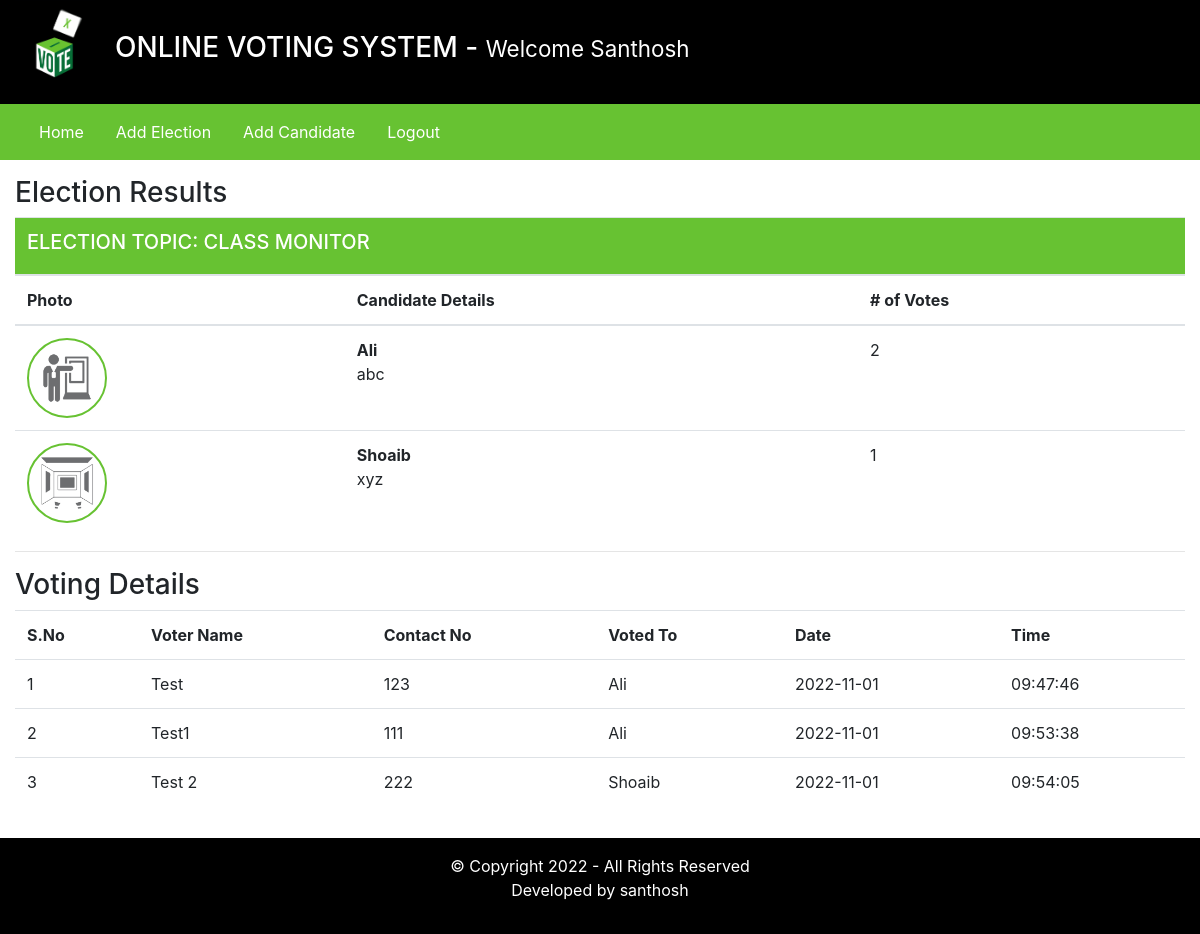
Page /admin/index.php?viewResult=2 (signed in) on the committed database.
### tables this page shows
CREATE TABLE `elections` (
  `id` int(11) NOT NULL,
  `election_topic` varchar(255) DEFAULT NULL,
  `no_of_candidates` int(11) DEFAULT NULL,
  `starting_date` date DEFAULT NULL,
  `ending_date` date DEFAULT NULL,
  `status` varchar(45) DEFAULT NULL,
  `inserted_by` varchar(255) DEFAULT NULL,
  `inserted_on` date DEFAULT NULL
);

CREATE TABLE `candidate_details` (
  `id` int(11) NOT NULL,
  `election_id` int(11) DEFAULT NULL,
  `candidate_name` varchar(255) DEFAULT NULL,
  `candidate_details` text DEFAULT NULL,
  `candidate_photo` text DEFAULT NULL,
  `inserted_by` varchar(255) DEFAULT NULL,
  `inserted_on` date DEFAULT NULL
);

CREATE TABLE `votings` (
  `id` int(11) NOT NULL,
  `election_id` int(11) DEFAULT NULL,
  `voters_id` int(11) DEFAULT NULL,
  `candidate_id` int(11) NOT NULL,
  `vote_date` date DEFAULT NULL,
  `vote_time` time DEFAULT NULL
);

CREATE TABLE `users` (
  `id` int(11) NOT NULL,
  `username` varchar(255) DEFAULT NULL,
  `contact_no` varchar(45) DEFAULT NULL,
  `password` text DEFAULT NULL,
  `user_role` varchar(45) DEFAULT NULL
);

### admin/inc/viewResults.php (the view, shortened to what this page needs)
<?php
    $election_id = $_GET['viewResult'];
?>
<div class="row my-3">
        <div class="col-12">
            <h3> Election Results </h3>
            <?php
                $fetchingActiveElections = mysqli_query($db, "SELECT * FROM elections WHERE id = '". $election_id ."'") or die(mysqli_error($db));
                $totalActiveElections = mysqli_num_rows($fetchingActiveElections);
                if($totalActiveElections > 0)
                {
                    while($data = mysqli_fetch_assoc($fetchingActiveElections))
                    {
                        $election_id = $data['id'];
                        $election_topic = $data['election_topic'];
                ?>
                        <table class="table">
                            <thead>
                                <tr>
                                    <th colspan="4" class="bg-green text-white"><h5> ELECTION TOPIC: <?php echo strtoupper($election_topic); ?></h5></th>
                                </tr>
                                <tr>
                                    <th> Photo </th>
                                    <th> Candidate Details </th>
                                    <th> # of Votes </th>
                                </tr>
                            </thead>
                            <tbody>
                            <?php
                                $fetchingCandidates = mysqli_query($db, "SELECT * FROM candidate_details WHERE election_id = '". $election_id ."'") or die(mysqli_error($db));
                                while($candidateData = mysqli_fetch_assoc($fetchingCandidates))
                                {
                                    $candidate_id = $candidateData['id'];
                                    $candidate_photo = $candidateData['candidate_photo'];
                                    $fetchingVotes = mysqli_query($db, "SELECT * FROM votings WHERE candidate_id = '". $candidate_id . "'") or die(mysqli_error($db));
                                    $totalVotes = mysqli_num_rows($fetchingVotes);
                            ?>
                                    <tr>
                                        <td> <img src="<?php echo $candidate_photo; ?>" class="candidate_photo"> </td>
                                        <td><?php echo "<b>" . $candidateData['candidate_name'] . "</b><br />" . $candidateData['candidate_details']; ?></td>
                                        <td><?php echo $totalVotes; ?></td>
                                    </tr>
                            <?php
                                }
                            ?>
                            </tbody>
                        </table>
                <?php
                    }
                }else {
                    echo "No any active election.";
                }
            ?>
            <hr>
            <h3>Voting Details</h3>
            <?php
                $fetchingVoteDetails = mysqli_query($db, "SELECT * FROM votings WHERE election_id = '". $election_id ."'");
                $number_of_votes = mysqli_num_rows($fetchingVoteDetails);
                if($number_of_votes > 0)
                {
                    $sno = 1;
            ?>
                    <table class="table">
                        <tr>
                            <th>S.No</th>
                            <th>Voter Name</th>
                            <th>Contact No</th>
                            <th>Voted To</th>
                            <th>Date </th>
                            <th>Time</th>
                        </tr>
            <?php
                    while($data = mysqli_fetch_assoc($fetchingVoteDetails))
                        {
                            $voters_id = $data['voters_id'];
                            $candidate_id = $data['candidate_id'];
                            $fetchingUsername = mysqli_query($db, "SELECT * FROM users WHERE id = '". $voters_id ."'") or die(mysqli_error($db));
                            $isDataAvailable = mysqli_num_rows($fetchingUsername);
                            $userData = mysqli_fetch_assoc($fetchingUsername);
                            if($isDataAvailable > 0)
                            {
                                $username = $userData['username'];
                                $contact_no = $userData['contact_no'];
                            }else {
                                $username = "No_Data";
                                $contact_no = $userData['contact_no'];
                            }
                            $fetchingCandidateName = mysqli_query($db, "SELECT * FROM candidate_details WHERE id = '". $candidate_id ."'") or die(mysqli_error($db));
                            $isDataAvailable = mysqli_num_rows($fetchingCandidateName);
                            $candidateData = mysqli_fetch_assoc($fetchingCandidateName);
                            if($isDataAvailable > 0)
                            {
                                $candidate_name = $candidateData['candidate_name'];
                            }else {
                                $candidate_name = "No_Data";
                            }
                ?>
                            <tr>
                                <td><?php echo $sno++; ?></td>
                                <td><?php echo $username; ?></td>
                                <td><?php echo $contact_no; ?></td>
                                <td><?php echo $candidate_name; ?></td>
                                <td><?php echo $data['vote_date']; ?></td>
                                <td><?php echo $data['vote_time']; ?></td>
                            </tr>
                <?php
                        }
                        echo "</table>";
                    }else {
                        echo "No any vote detail is available!";
                    }
                ?>
        </div>
    </div>

### admin/inc/header.php (shortened to what this page needs)
<!DOCTYPE html>
<html lang="en">
<head>
    <link rel="stylesheet" href="../assets/css/bootstrap.min.css">
    <link rel="stylesheet" href="../assets/css/style.css">
</head>
<body>
    <div class="container-fluid">
        <div class="row bg-black text-white">
            <div class="col-1">
                <img src="../assets/images/logo.gif" width="80px"/>
            </div>
            <div class="col-11 my-auto">
                <h3> ONLINE VOTING SYSTEM  - <small> Welcome  <?php echo $_SESSION['username']; ?></small> </h3>
            </div>
        </div>

### admin/inc/navigation.php (shortened to what this page needs)
<div class="row bg-green">
    <div class="col-12 bg-green">
    <nav class="navbar navbar-expand-lg navbar-light bg-green">
    <div class="collapse navbar-collapse" id="navbarSupportedContent">
        <ul class="navbar-nav mr-auto">
        <li class="nav-item">
            <a class="nav-link text-white mr-3" href="index.php?homepage=1">Home</a>
        </li>
        <li class="nav-item">
            <a class="nav-link text-white mr-3" href="index.php?addElectionPage=1">Add Election</a>
        </li>
        <li class="nav-item">
            <a class="nav-link text-white mr-3" href="index.php?addCandidatePage=1">Add Candidate</a>
        </li>
        <li class="nav-item">
            <a class="nav-link text-white mr-3" href="logout.php">Logout</a>
        </li>
         </ul>
    </div>
    </nav>
</div>
</div>

### admin/index.php
<?php
    require_once("inc/header.php");
    require_once("inc/navigation.php");
    if(isset($_GET['homepage']))
    {
        require_once("inc/homepage.php");
    }else if(isset($_GET['addElectionPage']))
    {
        require_once("inc/add_elections.php");
    }else if(isset($_GET['addCandidatePage']))
    {
        require_once("inc/add_candidates.php");
    }else if(isset($_GET['viewResult']))
    {
        require_once("inc/viewResults.php");
    }
?>
<?php
    require_once("inc/footer.php");
?>

### admin/inc/footer.php (shortened to what this page needs)
    <div class="row bg-black text-center text-white">
        <div class="col-12 my-3">
            <p> &copy; Copyright 2022 - All Rights Reserved  <br />
                Developed by santhosh
            </p>
        </div>
    </div>
</div>
</body>
</html>

### assets/css/style.css (style rules this page uses)
.text-white { color: #fff; }
.bg-black { background-color: #000; }
.bg-green { background-color: #67C232; }
.candidate_photo { width: 80px; height: 80px; border: 2px solid #67C232; border-radius: 100%; }

### rows in the picture
elections: election_topic "CLASS MONITOR"
candidate_details: candidate_photo (picture), candidate_name "Ali", candidate_details "abc", totalVotes "2"
candidate_details: candidate_photo (picture), candidate_name "Shoaib", candidate_details "xyz", totalVotes "1"
votings: users.username "Test", users.contact_no "123", candidate_details.candidate_name "Ali", vote_date "2022-11-01", vote_time "09:47:46"
votings: users.username "Test1", users.contact_no "111", candidate_details.candidate_name "Ali", vote_date "2022-11-01", vote_time "09:53:38"
votings: users.username "Test 2", users.contact_no "222", candidate_details.candidate_name "Shoaib", vote_date "2022-11-01", vote_time "09:54:05"

### other values in the picture
$_SESSION['username'] "Santhosh"
